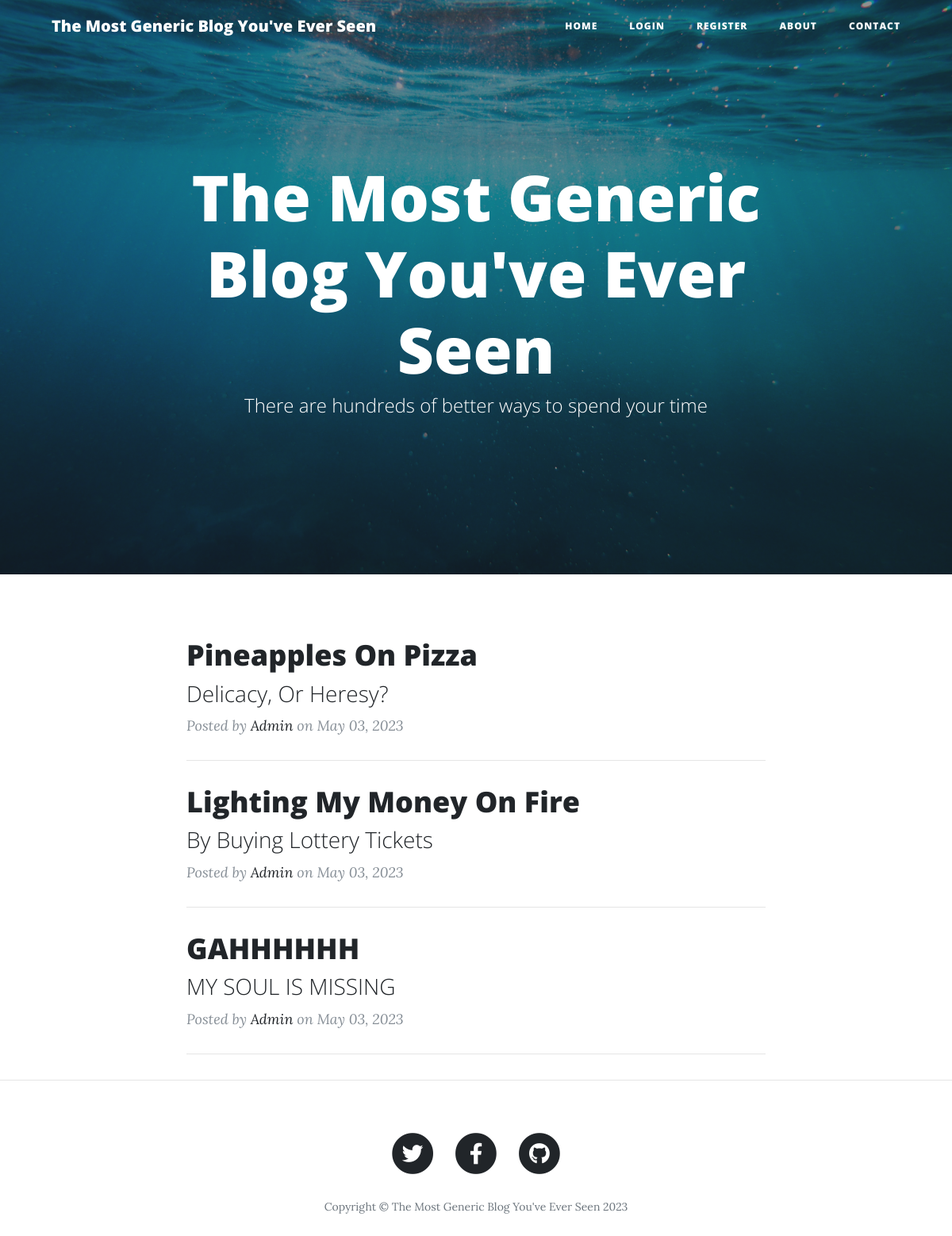
The page / on the database its author committed.
### main.py (models this page shows)
class BlogPost(db.Model):
    __tablename__ = "blog_posts"
    id = db.Column(db.Integer, primary_key=True)
    title = db.Column(db.String(250), unique=True, nullable=False)
    subtitle = db.Column(db.String(250), nullable=False)
    date = db.Column(db.String(250), nullable=False)
    body = db.Column(db.Text, nullable=False)
    img_url = db.Column(db.String(250), nullable=False)
    author_id = db.Column(db.Integer, db.ForeignKey("users.id"))
    author = relationship("User", back_populates="posts")
    post_comments = relationship("Comment", back_populates="parent_post")

class User(UserMixin, db.Model):
    __tablename__ = "users"
    id = db.Column(db.Integer, primary_key=True)
    email = db.Column(db.String(250), nullable=False)
    password = db.Column(db.String(250), nullable=False)
    name = db.Column(db.String(250), nullable=False)
    posts = relationship("BlogPost", back_populates="author")
    comments = relationship("Comment", back_populates="comment_author")

### main.py (the view)
@app.route('/')
def get_all_posts():
    posts = BlogPost.query.all()
    return render_template("index.html", all_posts=posts)

### templates/index.html (shortened to what this page needs)
{% include "header.html" %}
  <header class="masthead" style="background-image: url({{ url_for('static', filename='img/index-bg.jpg')}})">
    <div class="overlay"></div>
    <div class="container">
      <div class="row">
        <div class="col-lg-8 col-md-10 mx-auto">
          <div class="site-heading">
            <h1>The Most Generic Blog You've Ever Seen</h1>
            <span class="subheading">There are hundreds of better ways to spend your time</span>
          </div>
        </div>
      </div>
    </div>
  </header>
  <div class="container">
    <div class="row">
      <div class="col-lg-8 col-md-10 mx-auto">
        {% for post in all_posts %}
        <div class="post-preview">
          <a href="{{ url_for('show_post', post_id=post.id) }}">
            <h2 class="post-title">
              {{post.title}}
            </h2>
            <h3 class="post-subtitle">
              {{post.subtitle}}
            </h3>
          </a>
          <p class="post-meta">Posted by
            <a href="#">{{post.author.name}}</a>
            on {{post.date}}
          </p>
        </div>
        <hr>
        {% endfor %}
      </div>
    </div>
  </div>
  <hr>
{% include "footer.html" %}

### templates/header.html (shortened to what this page needs)
<!DOCTYPE html>
<html lang="en">
<head>
  <link href="{{ url_for('static', filename='vendor/bootstrap/css/bootstrap.min.css') }}" rel="stylesheet">
  <link href="{{ url_for('static', filename='vendor/fontawesome-free/css/all.min.css')}}" rel="stylesheet" type="text/css">
  <link href="{{ url_for('static', filename='css/clean-blog.min.css')}}" rel="stylesheet">
</head>
<body>
  <nav class="navbar navbar-expand-lg navbar-light fixed-top" id="mainNav">
    <div class="container">
      <a class="navbar-brand" href="{{url_for('get_all_posts')}}">The Most Generic Blog You've Ever Seen</a>
      <div class="collapse navbar-collapse" id="navbarResponsive">
        <ul class="navbar-nav ml-auto">
          <li class="nav-item">
            <a class="nav-link" href="{{ url_for('get_all_posts') }}">Home</a>
          </li>
          {% if not current_user.is_authenticated %}
          <li class="nav-item">
            <a class="nav-link" href="{{ url_for('login') }}">Login</a>
          </li>
          <li class="nav-item">
            <a class="nav-link" href="{{ url_for('register') }}">Register</a>
          </li>
          {% else: %}
          <li class="nav-item">
            <a class="nav-link" href="{{ url_for('logout') }}">Log Out</a>
          </li>
          {% endif %}
          <li class="nav-item">
            <a class="nav-link" href="{{ url_for('about') }}">About</a>
          </li>
          <li class="nav-item">
            <a class="nav-link" href="{{ url_for('contact') }}">Contact</a>
          </li>
        </ul>
      </div>
    </div>
  </nav>

### templates/footer.html (shortened to what this page needs)
  <footer>
    <div class="container">
      <div class="row">
        <div class="col-lg-8 col-md-10 mx-auto">
          <ul class="list-inline text-center">
            <li class="list-inline-item">
              <a href="#">
                <span class="fa-stack fa-lg">
                  <i class="fas fa-circle fa-stack-2x"></i>
                  <i class="fab fa-twitter fa-stack-1x fa-inverse"></i>
                </span>
              </a>
            </li>
            <li class="list-inline-item">
              <a href="#">
                <span class="fa-stack fa-lg">
                  <i class="fas fa-circle fa-stack-2x"></i>
                  <i class="fab fa-facebook-f fa-stack-1x fa-inverse"></i>
                </span>
              </a>
            </li>
            <li class="list-inline-item">
              <a href="#">
                <span class="fa-stack fa-lg">
                  <i class="fas fa-circle fa-stack-2x"></i>
                  <i class="fab fa-github fa-stack-1x fa-inverse"></i>
                </span>
              </a>
            </li>
          </ul>
          <p class="copyright text-muted">Copyright &copy; The Most Generic Blog You've Ever Seen </p>
        </div>
      </div>
    </div>
  </footer>
</body>
</html>

### rows shown on the page
BlogPost: title "Pineapples On Pizza", subtitle "Delicacy, Or Heresy?", author.name "Admin", date "May 03, 2023"
BlogPost: title "Lighting My Money On Fire", subtitle "By Buying Lottery Tickets", author.name "Admin", date "May 03, 2023"
BlogPost: title "GAHHHHHH", subtitle "MY SOUL IS MISSING", author.name "Admin", date "May 03, 2023"
